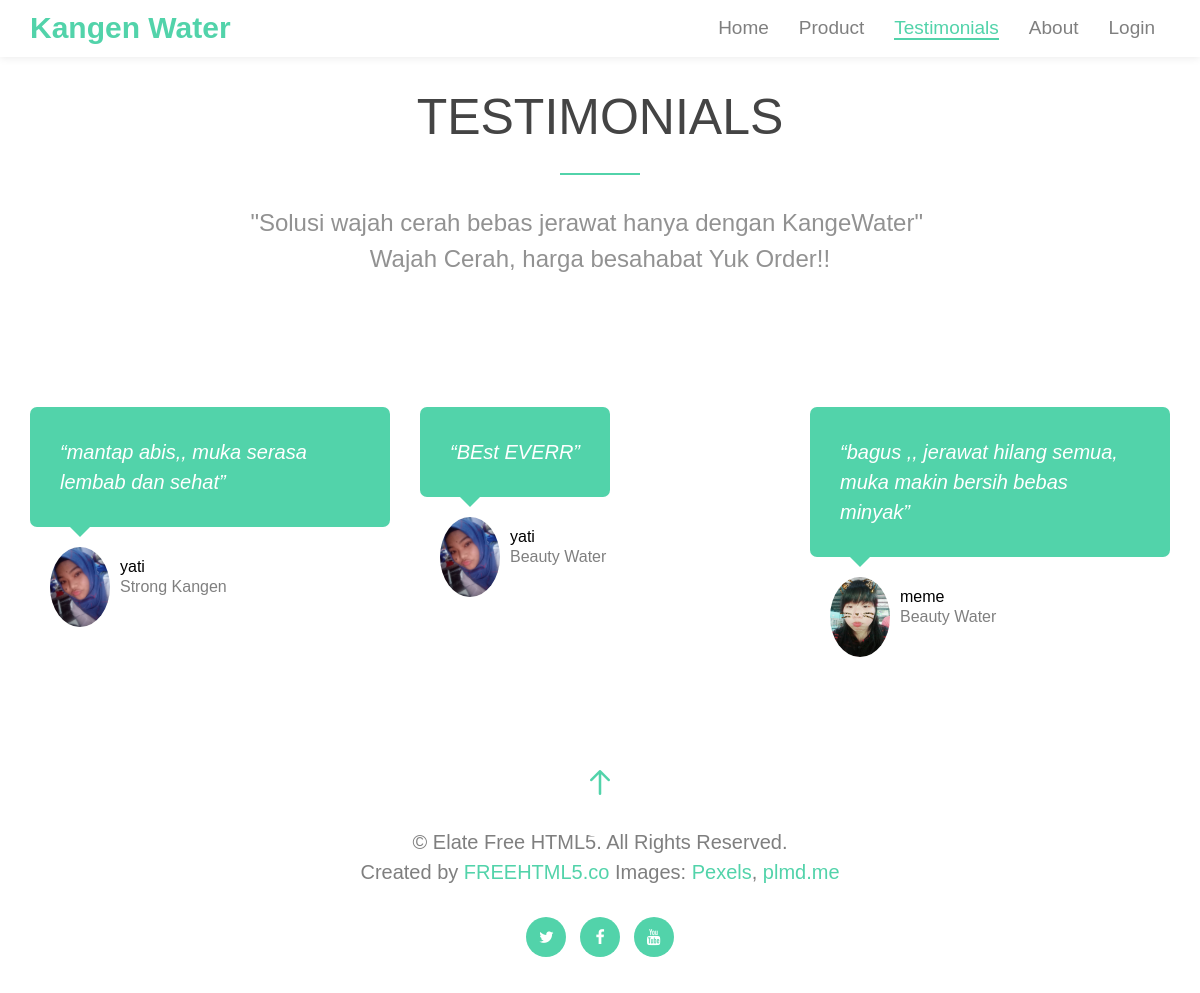
Page /index.php/testimonials on the committed database.
### tables this page shows
CREATE TABLE `testimoni` (
  `id_testimoni` int(5) NOT NULL,
  `username` varchar(50) NOT NULL,
  `waktu_testimoni` timestamp NOT NULL DEFAULT CURRENT_TIMESTAMP,
  `isi_testimoni` varchar(200) NOT NULL,
  `id_barang` int(5) NOT NULL
);

CREATE TABLE `member` (
  `username` varchar(50) NOT NULL,
  `password` varchar(50) NOT NULL,
  `email` varchar(50) NOT NULL,
  `foto` varchar(30) NOT NULL,
  `nama` varchar(30) NOT NULL,
  `tanggal_lahir` varchar(30) NOT NULL,
  `alamat` varchar(30) NOT NULL,
  `no_hp` varchar(14) NOT NULL,
  `waktu_regis` timestamp NOT NULL DEFAULT CURRENT_TIMESTAMP
);

CREATE TABLE `barang` (
  `id_barang` int(11) NOT NULL,
  `nama_barang` varchar(50) NOT NULL,
  `harga_barang` int(6) NOT NULL,
  `gambar_barang` varchar(50) NOT NULL,
  `stok_barang` int(6) NOT NULL,
  `detail_barang` varchar(1000) NOT NULL
);

### application/controllers/Testimonials.php (called while the page is built, shortened)
<?php
class Testimonials extends CI_Controller
{
	function __construct()
	{
		$this->load->model('TestimoniModel');
	}
	function index()
	{
		$data['semuatesti'] = $this->TestimoniModel->tampil_testimoni_semua1();
		$this->load->view('Testimoni',$data);
		}
	}?>

### index.php (called while the page is built, shortened)
<?php
require_once BASEPATH.'core/CodeIgniter.php';

### application/models/TestimoniModel.php (called while the page is built, shortened)
<?php
class TestimoniModel extends CI_model
{
	function tampil_testimoni_semua1(){
          $query = $this->db->get();
            return $query->result();
	}
}

### application/views/Testimoni.php (the view, shortened to what this page needs)
<?php $this->load->view('Header') ?>
<section id="fh5co-testimonials" data-section="testimoni">
		<div class="container">
			<div class="row">
				<div class="col-md-12 section-heading text-center">
					<h2 class="to-animate">Testimonials</h2>
					<div class="row">
						<div class="col-md-8 col-md-offset-2 subtext to-animate">
							<h3>"Solusi wajah cerah bebas jerawat hanya dengan KangeWater"
								&nbsp
								&nbsp
							Wajah Cerah, harga besahabat Yuk Order!!</h3>
													</div>
					</div>
				</div>
			</div>
			<div class="row">
		<?php
		$banyaktesti=count($semuatesti);
		?>
			<?php for($i=0;$i<$banyaktesti;$i++){
									$testi=$semuatesti[$i];
									?>
				<div class="col-md-4">
					<div class="box-testimony">
						<blockquote class="to-animate-2">
							<p>&ldquo;<?php echo $testi->isi_testimoni ?>&rdquo;</p>
						</blockquote>
						<div class="author to-animate">
							<figure><img src="<?php echo base_url().'assets/image/'.$testi->foto; ?>" alt="Person"></figure>
							<p>
							<?php echo $testi->username ?><span class="subtext"><?php echo $testi->nama_barang ?></span>
							</p>
						</div>
					</div>
				</div>
				<?php } ?>
			</div>
		</div>
	</section>
	<footer id="footer" role="contentinfo">
		<a href="#" class="gotop js-gotop"><i class="icon-arrow-up2"></i></a>
		<div class="container">
			<div class="">
				<div class="col-md-12 text-center">
					<p>&copy; Elate Free HTML5. All Rights Reserved. <br>Created by <a href="http://freehtml5.co/" target="_blank">FREEHTML5.co</a> Images: <a href="http://pexels.com/" target="_blank">Pexels</a>, <a href="http://plmd.me/" target="_blank">plmd.me</a></p>
				</div>
			</div>
			<div class="row">
				<div class="col-md-12 text-center">
					<ul class="social social-circle">
						<li><a href="#"><i class="icon-twitter"></i></a></li>
						<li><a href="#"><i class="icon-facebook"></i></a></li>
						<li><a href="#"><i class="icon-youtube"></i></a></li>
					</ul>
				</div>
			</div>
		</div>
	</footer>
	</body>
	</html>

### application/views/Header.php (shortened to what this page needs)
<!DOCTYPE html>
<html lang="en">
<head>
	<?php
	$member=$this->session->userdata('member');
	$status=$this->session->userdata('status');
	 ?>
	<link href="<?php echo base_url()."assets/"; ?>css/bootstrap.css" type="text/css" rel="stylesheet" media="all">
	<link href="<?php echo base_url()."assets/"; ?>css/style.css" type="text/css" rel="stylesheet" media="all">
	<link rel="stylesheet" href="<?php echo base_url().'assets/'; ?>css/animate.css">
	<link rel="stylesheet" href="<?php echo base_url().'assets/'; ?>css/icomoon.css">
	<link rel="stylesheet" href="<?php echo base_url().'assets/'; ?>css/simple-line-icons.css">
	<link rel="stylesheet" href="<?php echo base_url().'assets/'; ?>css/magnific-popup.css">
	<link rel="stylesheet" href="<?php echo base_url().'assets/'; ?>css/bootstrap.css">
<link rel="stylesheet" id="theme-switch" href="<?php echo base_url().'assets/'; ?>css/style.css">
</head>
<body>
	<body>
	<header role="banner" id="fh5co-header1" class="navbar-fixed-top1" >
			<div class="container">
			     <nav class="navbar navbar-default">
		        <div class="navbar-header">
		         <a class="navbar-brand" href="<?php echo site_url('Home');?>">Kangen Water</a>
		        </div>
		        <div id="navbar" class="navbar-collapse collapse">
		          <ul class="nav navbar-nav navbar-right">
		            <li><a href="<?php echo site_url('Home');?>" data-nav-section="home"><span>Home</span></a></li>
		            <li ><a href="<?php echo site_url('Product');?>" data-nav-section="product"><span>Product</span></a></li>
		            <li><a href="<?php echo site_url('Testimonials');?>" data-nav-section="testimoni"><span>Testimonials</span></a></li>
		            <li><a href="<?php echo site_url('About')?>" data-nav-section="about"><span>About</span></a></li>
		            <?php
											if(!empty($status)){
												?>
												 <li><a href="<?php echo site_url('Cart/showCart')?>" data-nav-section="cart"><span>Cart</span></a></li>
		            <li>
						<div class="dropdown-toggle" data-toggle="dropdown"><img class="figure1" src="<?php echo base_url().'assets/image/'.$member->foto; ?>" alt="Image"  > <b class="caret"></b></div>
						<ul style="margin-top: 10px" class="dropdown-menu">
                        <li><a href="<?php echo site_url('Member/EditDataDiri/'.$member->username);?>">Edit Data Diri</a></li>
                        <li><a href="<?php echo site_url('Member/EditAkun/'.$member->username);?>">Edit Akun </a></li>
                        <li><a href="<?php echo site_url('Transaksi/TransaksiMember/'.$member->username) ?>">History</a></li>
                           <li><a href="<?php echo site_url('Order/barangbeli/'.$member->username) ?>">History barang</a></li>
                        <li><a href="<?php echo site_url('Login/logout'); ?>">Logout</a></li>
                      </ul>
                      <?php }else{ ?>
                      <li><a href="<?php echo site_url('Login')?>" data-nav-section="#"><span>Login</span></a></li>
                      <?php } ?>
		          </ul>
		        </div>
			    </nav>
		  </div>
	</header>

### assets/css/icomoon.css (style rules this page uses)
[class^="icon-"], [class*=" icon-"] { font-family: 'icomoon'; speak: none; font-style: normal; font-weight: normal; font-variant: normal; text-transform: none; line-height: 1; -webkit-font-smoothing: antialiased; -moz-osx-font-smoothing: grayscale; }
.icon-twitter:before { content: "\f099"; }
.icon-facebook:before { content: "\f09a"; }
.icon-youtube:before { content: "\f167"; }
.icon-arrow-up2:before { content: "\e096"; }

### rows in the picture
testimoni: isi_testimoni "mantap abis,, muka serasa lembab dan sehat", member.foto (picture), member.username "yati", id_barang.nama_barang "Strong Kangen"
testimoni: isi_testimoni "BEst EVERR", member.foto (picture), member.username "yati", id_barang.nama_barang "Beauty Water"
testimoni: isi_testimoni "bagus ,, jerawat hilang semua, muka makin bersih bebas minyak", member.foto (picture), member.username "meme", id_barang.nama_barang "Beauty Water"
